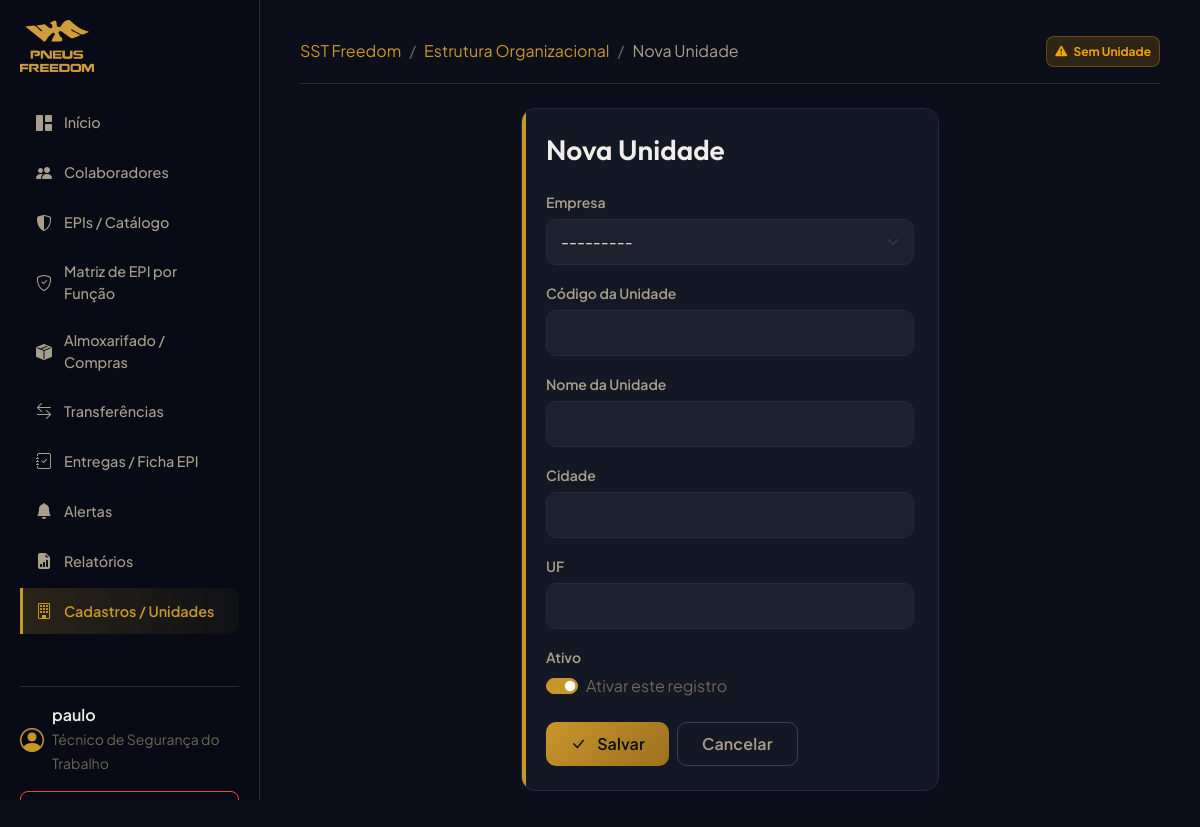
/organizations/unit/add/ (signed in), run on the app's committed database.
### accounts/models.py (models this page shows, shortened)
class CustomUser(AbstractUser):
    ADMIN = 'ADMIN'
    TECNICO_SST = 'TECNICO_SST'
    ALMOXARIFE = 'ALMOXARIFE'
    PROFILE_CHOICES = (
        (ADMIN, 'Administrador'),
        (TECNICO_SST, 'Técnico de Segurança do Trabalho'),
        (ALMOXARIFE, 'Almoxarife'),
    )
    profile_type = models.CharField(
        max_length=20,
        choices=PROFILE_CHOICES,
        default=TECNICO_SST,
        verbose_name="Tipo de Perfil"
    )
    units = models.ManyToManyField(
        'organizations.Unit',
        blank=True,
        related_name='users',
        verbose_name="Unidades Autorizadas"
    )
    def is_tecnico(self):
        return self.profile_type == self.TECNICO_SST or self.is_superuser
    def is_almoxarife(self):
        return self.profile_type == self.ALMOXARIFE or self.is_superuser
    class Meta:
        verbose_name = "Usuário"
        verbose_name_plural = "Usuários"

### organizations/models.py (models this page shows)
class Company(models.Model):
    razao_social = models.CharField(max_length=255, verbose_name="Razão Social")
    nome_fantasia = models.CharField(max_length=255, verbose_name="Nome Fantasia")
    cnpj = models.CharField(max_length=18, unique=True, verbose_name="CNPJ")
    ativo = models.BooleanField(default=True, verbose_name="Ativo")
    class Meta:
        verbose_name = "Empresa"
        verbose_name_plural = "Empresas"
        permissions = [
            ("can_force_cascade_delete", "Pode forçar a exclusão em cascata de registros"),
        ]
    def __str__(self):
        return self.nome_fantasia

### organizations/views.py (the view)
# urls.py: path('unit/add/', UnitCreateView.as_view(), name='unit_create'),
class UnitCreateView(LoginRequiredMixin, CreateView):
    model = Unit
    fields = ['company', 'codigo', 'nome', 'cidade', 'estado', 'ativo']
    template_name = "organizations/form.html"
    success_url = reverse_lazy('organization_dashboard')
    def dispatch(self, request, *args, **kwargs):
        if not request.user.is_admin:
            raise PermissionDenied("Apenas administradores podem cadastrar unidades.")
        return super().dispatch(request, *args, **kwargs)
    def get_context_data(self, **kwargs):
        context = super().get_context_data(**kwargs)
        context['title'] = "Nova Unidade"
        return context

### templates/organizations/form.html (shortened to what this page needs)
{% extends "base.html" %}
{% block breadcrumbs %}
<li class="breadcrumb-item"><a href="{% url 'organization_dashboard' %}" class="text-primary text-decoration-none">Estrutura Organizacional</a></li>
<li class="breadcrumb-item active text-secondary" aria-current="page">{{ title }}</li>
{% endblock %}
{% block content %}
<div class="row justify-content-center">
    <div class="col-12 col-md-8 col-lg-6">
        <div class="card-premium card-primary">
            <h3 class="mb-4">{{ title }}</h3>
            <form method="post" enctype="multipart/form-data">
                {% for field in form %}
                <div class="mb-3">
                    <label for="{{ field.id_for_label }}" class="form-label text-secondary fw-semibold">{{ field.label }}</label>
                    {% if field.field.widget.input_type == 'checkbox' %}
                    <div class="form-check form-switch">
                        <input class="form-check-input" type="checkbox" role="switch" name="{{ field.name }}" id="{{ field.id_for_label }}" {% if field.value %}checked{% endif %}>
                        <label class="form-check-label text-muted" for="{{ field.id_for_label }}">{{ field.help_text|default:"Ativar este registro" }}</label>
                    </div>
                    {% elif field.field.choices %}
                    <select name="{{ field.name }}" id="{{ field.id_for_label }}" class="form-select form-control-premium" {% if field.field.required %}required{% endif %}>
                        {% for choice_value, choice_label in field.field.choices %}
                        <option value="{{ choice_value }}" {% if field.value|stringformat:"s" == choice_value|stringformat:"s" %}selected{% endif %}>{{ choice_label }}</option>
                        {% endfor %}
                    </select>
                    {% elif field.field.widget.input_type is None %}
                    <textarea name="{{ field.name }}" id="{{ field.id_for_label }}" rows="4" class="form-control form-control-premium" {% if field.field.required %}required{% endif %}>{{ field.value|default:'' }}</textarea>
                    {% else %}
                    <input type="{{ field.field.widget.input_type|default:'text' }}" name="{{ field.name }}" id="{{ field.id_for_label }}" class="form-control form-control-premium" value="{{ field.value|default:'' }}" {% if field.field.required %}required{% endif %}>
                    {% endif %}
                </div>
                {% endfor %}
                <div class="d-flex gap-2 mt-4">
                    <button type="submit" class="btn btn-premium btn-premium-primary px-4">
                        <i class="bi bi-check-lg me-2"></i> Salvar
                    </button>
                    <a href="{% url 'organization_dashboard' %}" class="btn btn-outline-secondary btn-premium px-4">
                        Cancelar
                    </a>
                </div>
            </form>
        </div>
    </div>
</div>
{% endblock %}

### templates/base.html (shortened to what this page needs)
<!DOCTYPE html>
<html lang="pt-br">
<head>
    <link href="https://cdn.jsdelivr.net/npm/bootstrap@5.3.2/dist/css/bootstrap.min.css" rel="stylesheet">
    <link href="https://cdn.jsdelivr.net/npm/bootstrap-icons@1.11.1/font/bootstrap-icons.css" rel="stylesheet">
    {% load static %}
    <link rel="stylesheet" href="{% static 'css/custom.css' %}">
</head>
<body>
    <div class="sidebar-wrapper" id="sidebar">
        <a href="{% url 'dashboard' %}" title="Ir para o painel principal">
            <img
                src="{% static 'images/logo_freedom.png' %}"
                alt="Logo Pneus Freedom"
                class="sidebar-logo-img"
            >
        </a>
        <nav class="nav flex-column">
            <a class="nav-link-premium {% if request.resolver_match.url_name == 'dashboard' %}active{% endif %}" href="{% url 'dashboard' %}">
                <i class="bi bi-grid-1x2-fill"></i> Início
            </a>
            {% if request.user.is_tecnico or request.user.is_admin %}
            <a class="nav-link-premium {% if 'employees' in request.path %}active{% endif %}" href="{% url 'employee_list' %}">
                <i class="bi bi-people-fill"></i> Colaboradores
            </a>
            <a class="nav-link-premium {% if 'ppe' in request.path and 'delivery' not in request.path and 'matrices' not in request.path and 'matrix' not in request.path %}active{% endif %}" href="{% url 'product_list' %}">
                <i class="bi bi-shield-shaded"></i> EPIs / Catálogo
            </a>
            <a class="nav-link-premium {% if 'matrices' in request.path or 'matrix' in request.path %}active{% endif %}" href="{% url 'matrix_list' %}">
                <i class="bi bi-shield-check"></i> Matriz de EPI por Função
            </a>
            {% endif %}
            {% if request.user.is_almoxarife or request.user.is_admin %}
            <a class="nav-link-premium {% if 'inventory/nfs' in request.path or 'inventory/suppliers' in request.path %}active{% endif %}" href="{% url 'fiscal_note_list' %}">
                <i class="bi bi-box-seam-fill"></i> Almoxarifado / Compras
            </a>
            {% endif %}
            <a class="nav-link-premium {% if 'inventory/transfers' in request.path %}active{% endif %}" href="{% url 'transfer_list' %}">
                <i class="bi bi-arrow-left-right"></i> Transferências
            </a>
            {% if request.user.is_tecnico or request.user.is_admin %}
            <a class="nav-link-premium {% if 'ppe/deliveries' in request.path %}active{% endif %}" href="{% url 'delivery_list' %}">
                <i class="bi bi-journal-check"></i> Entregas / Ficha EPI
            </a>
            {% endif %}
            <a class="nav-link-premium {% if 'alerts' in request.path %}active{% endif %}" href="{% url 'alert_list' %}">
                <i class="bi bi-bell-fill"></i> Alertas
            </a>
            <a class="nav-link-premium {% if 'reports' in request.path %}active{% endif %}" href="{% url 'report_list' %}">
                <i class="bi bi-file-earmark-bar-graph-fill"></i> Relatórios
            </a>
            <a class="nav-link-premium {% if 'organizations' in request.path %}active{% endif %}" href="{% url 'organization_dashboard' %}">
                <i class="bi bi-building"></i> Cadastros / Unidades
            </a>
            <div class="mt-5 border-top pt-3" style="border-color: var(--border-default) !important;">
                <div class="d-flex align-items-center gap-2 mb-3">
                    <i class="bi bi-person-circle fs-4" style="color: var(--brand-primary);"></i>
                    <div>
                        <div class="fw-semibold text-truncate" style="max-width: 150px; color: var(--text-primary);">{{ request.user.get_full_name|default:request.user.username }}</div>
                        <small style="color: var(--text-muted);">{{ request.user.get_profile_type_display }}</small>
                    </div>
                </div>
                <form action="{% url 'logout' %}" method="post" class="w-100 m-0">
                    <button type="submit" class="btn btn-outline-danger w-100 btn-sm rounded-3">
                        <i class="bi bi-box-arrow-right"></i> Sair
                    </button>
                </form>
            </div>
        </nav>
    </div>
    <div class="main-content">
        <header class="d-flex justify-content-between align-items-center mb-4 border-bottom pb-3">
            <div class="d-flex align-items-center gap-3">
                <div class="d-none d-sm-block">
                    <nav aria-label="breadcrumb">
                        <ol class="breadcrumb mb-0">
                            <li class="breadcrumb-item"><a href="{% url 'dashboard' %}" class="text-decoration-none" style="color: var(--brand-primary);">SST Freedom</a></li>
                            {% block breadcrumbs %}{% endblock %}
                        </ol>
                    </nav>
                </div>
            </div>
            <div class="d-flex align-items-center gap-3">
                {% if request.user.units.all %}
                <span class="badge bg-secondary p-2 rounded-3">
                    <i class="bi bi-geo-alt-fill me-1" style="color: var(--brand-primary);"></i>
                    {% for unit in request.user.units.all %}
                        {{ unit.codigo }}{% if not forloop.last %}, {% endif %}
                    {% endfor %}
                </span>
                {% else %}
                <span class="badge p-2 rounded-3" style="background-color: var(--status-warning-glow); color: var(--status-warning); border: 1px solid rgba(240,165,0,0.3);">
                    <i class="bi bi-exclamation-triangle-fill me-1"></i> Sem Unidade
                </span>
                {% endif %}
            </div>
        </header>
        <main class="animate-fade-in">
            {% block content %}{% endblock %}
        </main>
    </div>
</body>
</html>

### data on the page
CustomUser: user.get_full_name "paulo", user.profile_type "Técnico de Segurança do Trabalho"
Company: company "---------"

### other printed values
{{ title }} "Nova Unidade"
{{ field.label }} "Empresa" "Código da Unidade" "Nome da Unidade" "Cidade" "UF" "Ativo"
{{ field.help_text|default:"Ativar este registro" }} "Ativar este registro"
